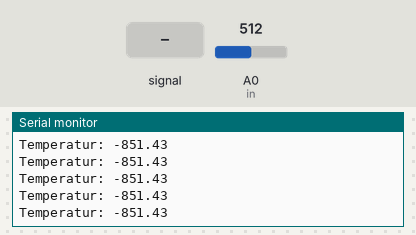
Simulated run of this sketch. Board: Arduino Uno, built with avr-gcc and run on an emulated ATmega328P. Parts: the last lines printed to the serial monitor. The inputs (shaded band) are chosen by the test bench; at power-on: A0 (in) = 512.

Above: at 1.2 s.
1.3 s: A0 (in) fed a 200 Hz sine of ±81 counts around its level
At 1.58 s:
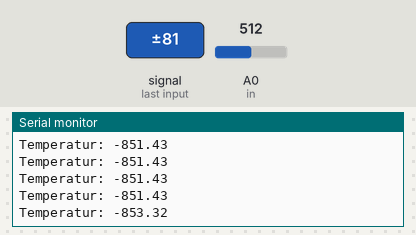
2.8 s: A0 (in) set to 716
At 2.83 s:
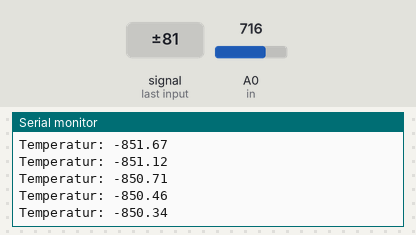
4.3 s: A0 (in) set to 900
At 4.32 s:
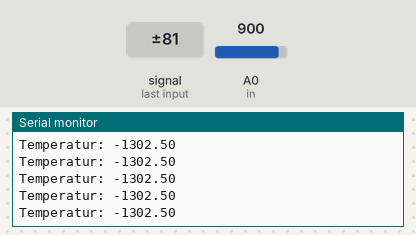
5.8 s: A0 (in) fed a 200 Hz sine of ±81 counts around its level
At 6.07 s:
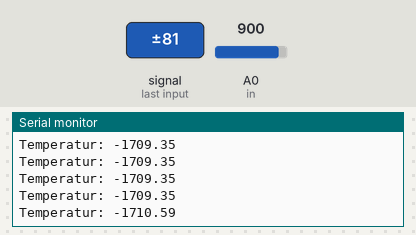
Timing chart, 0 to 8.3 s (numbered marks = the images above; inputs shaded):
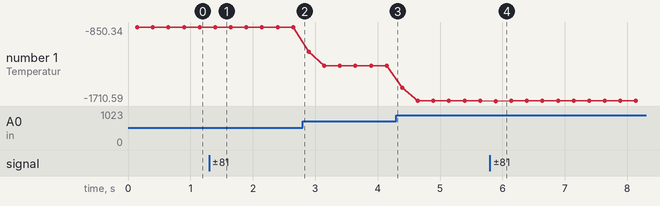

Measured:
- after the input at 1.3 s, the serial monitor: prints a new line after 0.10 s (image 1)
- after the input at 5.8 s, the serial monitor: prints a new line after 0.09 s (image 4)
- plotted number 1: -851.43 → -850.34 after the input at 1.3 s, -850.34 → -1302.5 after the input at 2.8 s, -1302.5 → -1709.35 after the input at 4.3 s, -1709.35 → -1710.31 after the input at 5.8 s

The sketch:

Temperatur_Diode.ino
```cpp
/*
Thermometer based on 1n4148 silicon diode used as temperature sensor.The thermometer is based on the diode characteristic that the increase of the temperature its forward voltage (VF) is lowered by 2,2mV / ° C.
Fixing the value of Vf = VF0 at ambient temperature t0, the temperature value
t is calculated with the following formula:

t= t0 - [vf(t)- vf0]* K

with K = 1 / 2,2mV

The value of Vf (t) = dtemp -vf0 is obtained by averaging values of 1024 by acquiring as many vf values

The result of t is shown on the serial monitor
*/


// set pin numbers:
const int in = A0; // used to bias the diode  anode
const int t0 = 20.3;
const float vf0 = 573.44;
// variables will change:

int i;
float dtemp, dtemp_avg, t;

void setup() {
  Serial.begin(9600);
  pinMode(in, INPUT_PULLUP); // set the  pin IN with npull up to bias the diode

}

void loop() {
  dtemp_avg = 0;
  for (i = 0; i < 1024; i++) {
    float vf = analogRead(A0) * (4976.30 / 1023.000);
    //Serial.println(vf);
    dtemp = (vf - vf0) * 0.4545454;
    dtemp_avg = dtemp_avg + dtemp;
  }
  t = t0 - dtemp_avg / 1024;
  Serial.print("Temperatur: " );
  Serial.println(t);

  delay (100);

}
```
